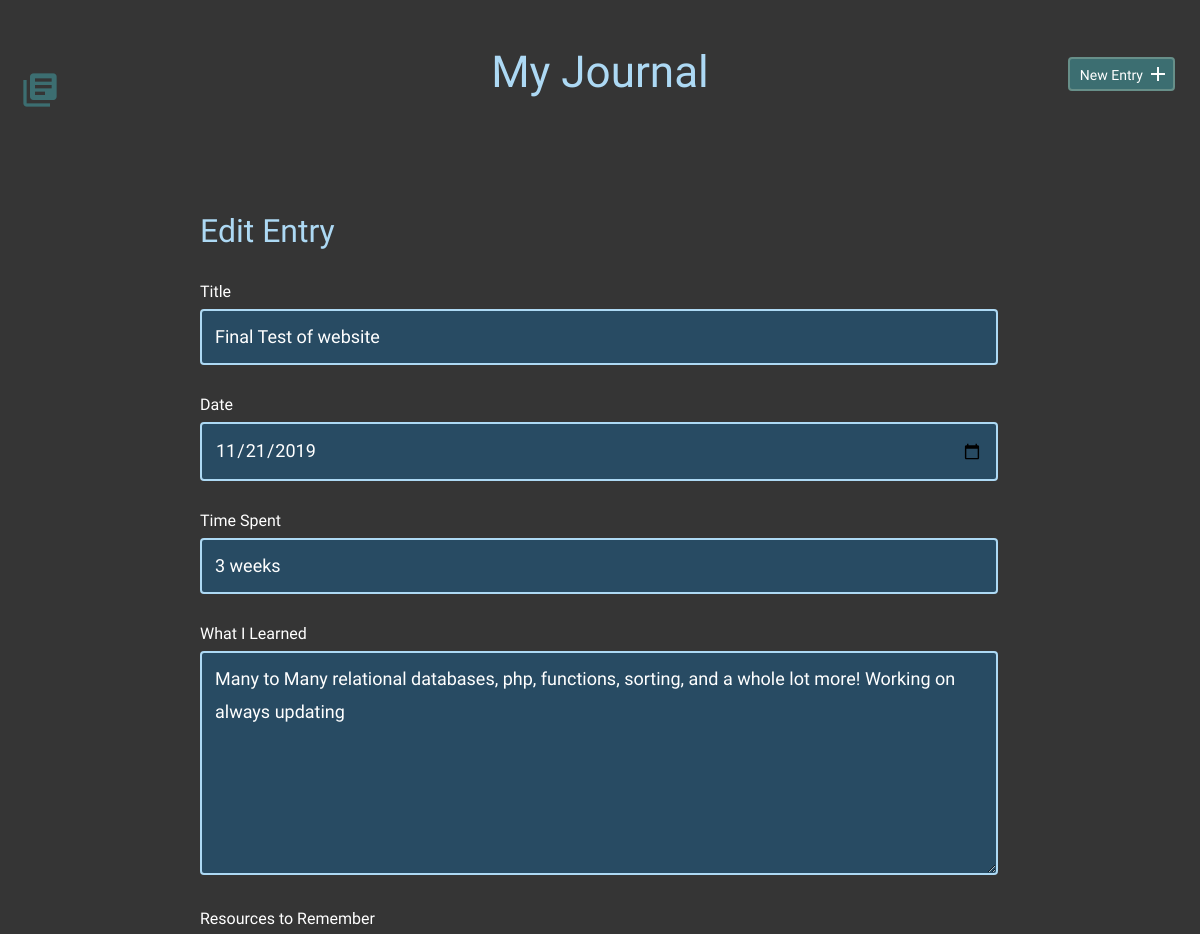
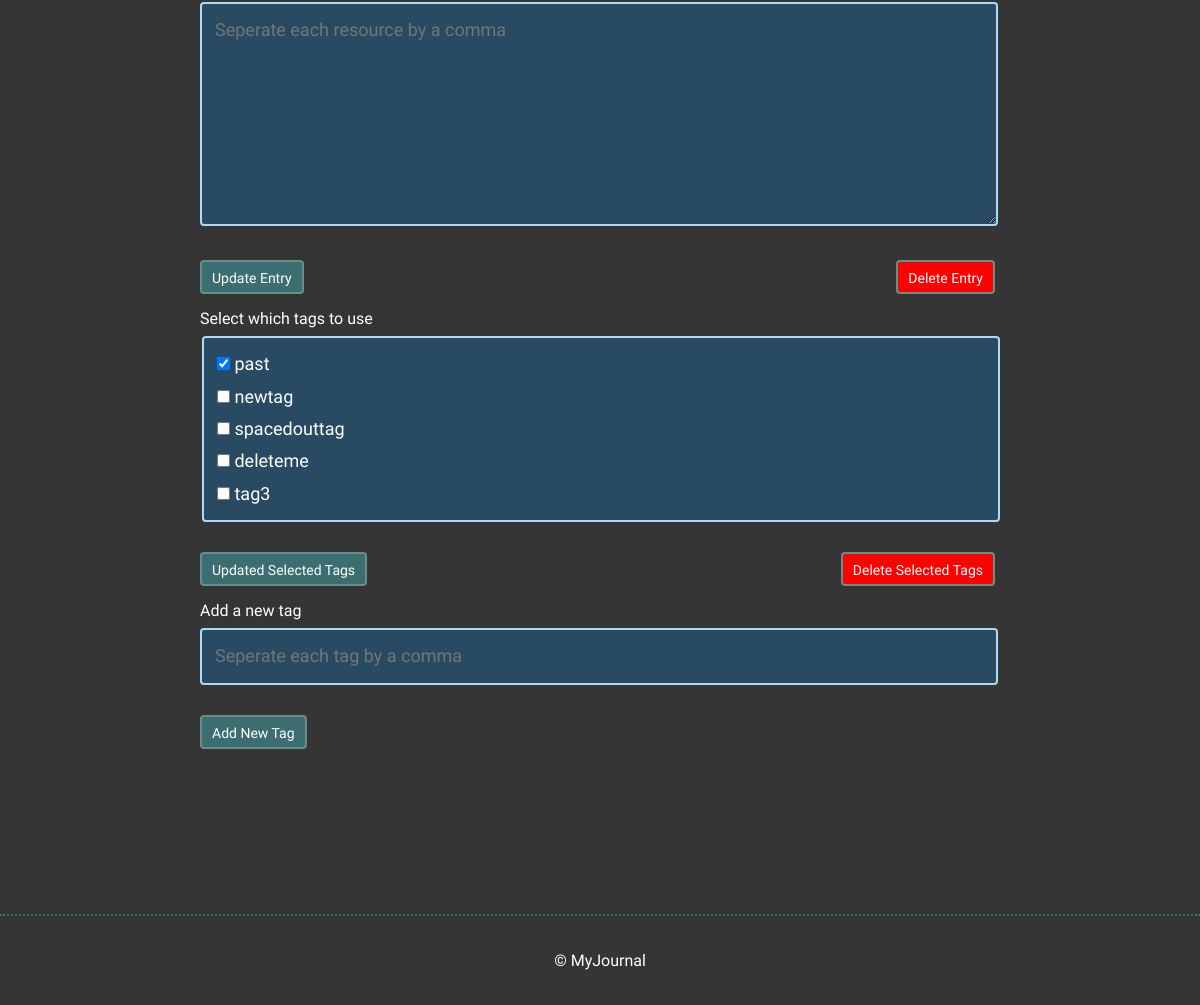
The page /edit.php?id=9 on the database its author committed (2 pictures, top to bottom).
### tables this page shows
CREATE TABLE "entries" (
	`id`	INTEGER,
	`title`	TEXT,
	`date`	TEXT,
	`time_spent`	INTEGER,
	`learned`	BLOB,
	`resources`	BLOB,
	PRIMARY KEY(`id`)
);

CREATE TABLE "tags" (
	"id"	INTEGER PRIMARY KEY AUTOINCREMENT,
	"tags"	TEXT NOT NULL
);

### inc/functions.php (called while the page is built, shortened)
<?php
function get_entry_by_id($id){
    include ("connection.php");
    try {
        $sql = "SELECT * FROM entries WHERE id = :id";
        $stmt = $db->prepare($sql);
        $stmt->bindParam(':id',$id,PDO::PARAM_INT);
        $stmt->execute();
        $results = $stmt->fetch(PDO::FETCH_ASSOC);
        return $results;
    } catch (Exception $e) {
        echo "Unable to query DB" . $e->getMessage();
        die();
    }
}
function get_tags_by_entry_id($entries_id){
    include ("connection.php");
    try {
    $sql = "SELECT tags.id, tags.tags FROM tags JOIN entry_tags ON tags.id = entry_tags.tag_id WHERE entry_tags.entry_id = :entries_id";
    $stmt = $db->prepare($sql);
    $stmt->bindParam(':entries_id',$entries_id,PDO::PARAM_INT);
    $stmt->execute();
    $results = $stmt->fetchAll(PDO::FETCH_ASSOC);
    if(!empty($results)) {
        return $results;
    } else {
        return false;
    }
} catch (Exception $e) {
    echo "Unable to query DB" . $e->getMessage();
}
}
function get_tags() {
    include ("connection.php");
    try {
        $sql = "SELECT * FROM TAGS";
        $stmt = $db->prepare($sql);
        $stmt->execute();
        $results = $stmt->fetchAll(PDO::FETCH_ASSOC);
        return $results;
    } catch (Exception $e) {
        echo "Unable to query DB" . $e->getMessage();
    }
}
?>

### edit.php (the view, shortened to what this page needs)
<?php include ("inc/header.php"); ?>
<?php
    if (isset($_GET['id'])) {
        $entryId = filter_input(INPUT_GET, 'id', FILTER_SANITIZE_NUMBER_INT);
        $editEntry = get_entry_by_id($entryId);
        $tags = get_tags();
        $usedTags = get_tags_by_entry_id($entryId);
        if(is_array($usedTags)) {
            $usedTags = array_column($usedTags, 'id');
        } else {
            $usedTags = array();
        }
    } else {
        header('location: index.php');
    }
if (isset($editEntry)) {
    $title = htmlspecialchars($editEntry['title']);
    $date = htmlspecialchars($editEntry['date']);
    $time_spent = htmlspecialchars($editEntry['time_spent']);
    $learned = htmlspecialchars_decode($editEntry['learned']);
    $resources = htmlspecialchars($editEntry['resources']);
}
?>
        <section>
            <div class="container">
                <div class="edit-entry">
                    <h2>Edit Entry</h2>
                    <form method="post" action="inc/editentry.php?id=<?php echo $entryId;?>">
                        <label for="title"> Title</label>
                        <input id="title" type="text" name="title" value="<?php echo $title;?>" required><br>
                        <label for="date">Date</label>
                        <input id="date" type="date" min="1999-01-01" max="<?php echo date("Y-m-d"); ?>" name="date" value="<?php echo $date;?>" required><br>
                        <label for="time_spent"> Time Spent</label>
                        <input id="time_spent" type="text" name="time_spent" value="<?php echo $time_spent;?>" required><br>
                        <label for="what-i-learned">What I Learned</label>
                        <textarea id="what-i-learned" rows="5" name="learned" required><?php echo $learned;?></textarea>
                        <label for="resources-to-remember">Resources to Remember</label>
                        <textarea id="resources-to-remember" rows="5" name="resources" placeholder="Seperate each resource by a comma"><?php echo $resources;?></textarea>
                        <input type="submit" name="update" value="Update Entry" class="button">
                        <input type="submit" name="delete" value="Delete Entry" class="button2">
                    </form>
                    <form method="post" action="inc/edittags.php">
                    <label for="tags">Select which tags to use</label>
                        <fieldset form="delTags" class="checkbox" >
                        <?php foreach($tags as $tag){
                            echo "<input type=\"checkbox\" name=\"tagId[]\" value=" . $tag['id'] . " ";
                            if(in_array($tag['id'], $usedTags)){
                                echo "checked";
                            }
                            echo "> " . $tag['tags'] . "\n<br>";
                        }
                        ?>
                         </fieldset>
                        <input type="submit" name="update" value="Updated Selected Tags" class="button">
                        <input type="submit" name="delete" value="Delete Selected Tags" class="button2">
                    </form>
                    <form method="post" action="inc/newtag.php">
                    <label for="newTag">Add a new tag</label>
                        <input type="text" id="newTag" name="newTag" placeholder="Seperate each tag by a comma" required>
                        <input type="submit" value="Add New Tag" class="button">
                    </form>
                </div>
            </div>
        </section>
<?php include ("inc/footer.php"); ?>

### css/site.css (style rules this page uses)
body { font-size: 16px; background-color: #353535; color: #FFFFFF; font-family: 'Cousine', serif; font-weight: 400; }
.container { margin: 0 auto; padding: 0 25px; }
.button { padding: 8px 10px 6px 10px; background: #3C6E71; border: 2px solid #678f89; border-radius: 4px; text-decoration: none; color: #FFF; position: relative; text-align: center; font-size: 14px; margin-bottom: 15px; }
.button2 { padding: 8px 10px 6px 10px; background: red; border: 2px solid #678f89; border-radius: 4px; text-decoration: none; color: white; position: relative; text-align: center; font-size: 14px; float:right; position:relative; }
h1, h2, h3 { margin: 0; font-weight: 400; line-height: 1em; color: #ADD9F4; }
h2 { font-size: 32px; }
.entry-list, .edit-entry, .new-entry { max-width: 800px; margin: 0 auto; padding: 70px 0 150px 0; }
.edit-entry h2, .new-entry h2 { margin-bottom: 35px; }
.checkbox { background-color: #284B63; border: 2px solid #ADD9F4; font-size: 18px; line-height: 1.8em; padding:10px 13px; margin-bottom: 30px; border-radius: 4px; width: calc(100% - 32px); }
form label { display: block; margin-bottom: 8px; }
form input[type=text], form input[type=password], form input[type=date], form textarea { background-color: #284B63; border: 2px solid #ADD9F4; font-size: 18px; line-height: 1.8em; padding:10px 13px; margin-bottom: 30px; border-radius: 4px; width: calc(100% - 32px); }
.edit-entry form textarea, .new-entry form textarea { min-height: 200px; }
input[type=submit] { margin-right: 5px; }

### rows shown on the page
entries: title "Final Test of website", date "11/21/2019", time_spent "3 weeks", learned "Many to Many relational databases, php, functions, sorting, and a whole lot more! Working on always updating"
tags: id "☑", tags "past"
tags: tags "newtag"
tags: tags "spacedouttag"
tags: tags "deleteme"
tags: tags "tag3"
